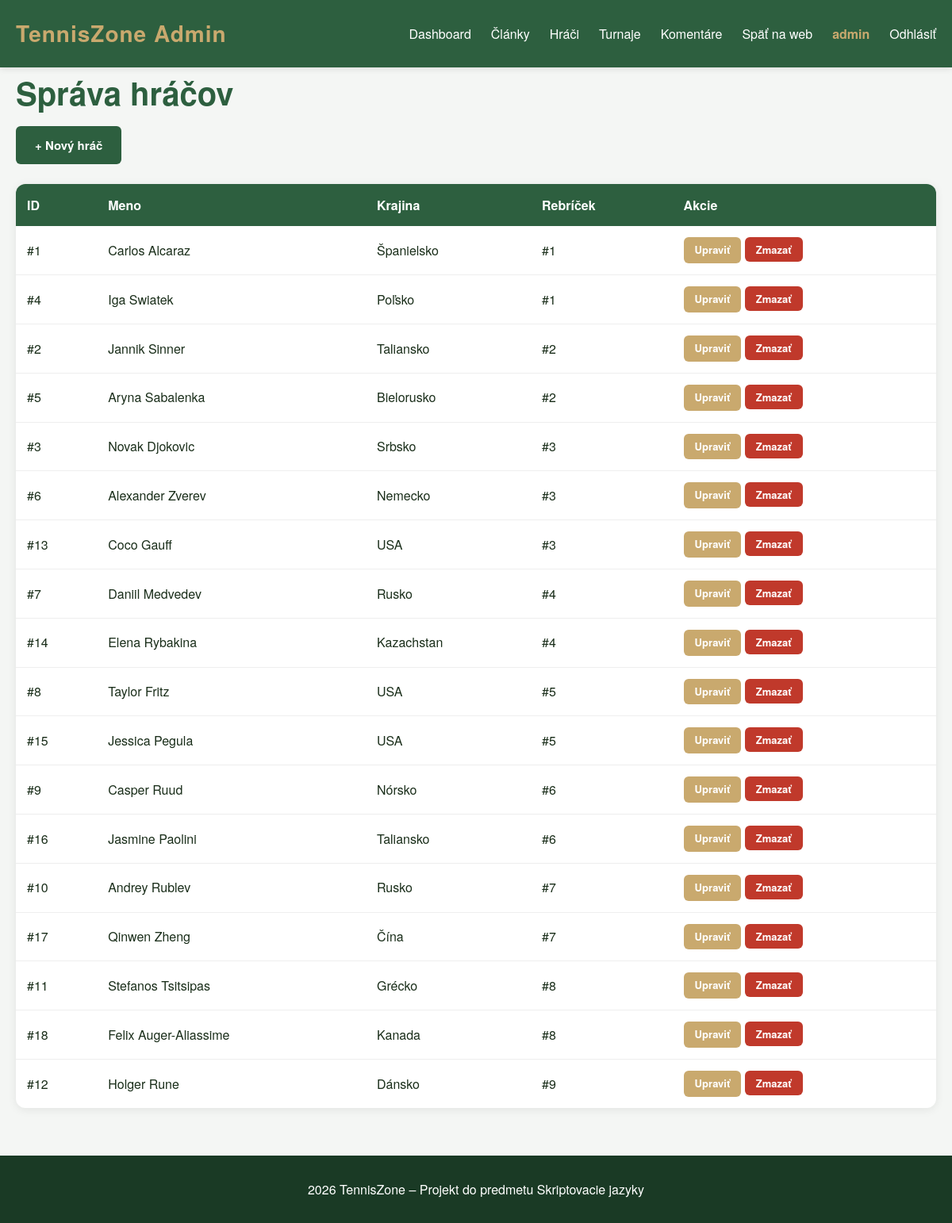
/public/templates/admin-players.php (signed in), run on the app's committed database.
### tables this page shows
CREATE TABLE IF NOT EXISTS players (
    id INT AUTO_INCREMENT PRIMARY KEY,
    name VARCHAR(100) NOT NULL,
    country VARCHAR(50),
    ranking INT,
    birth_date DATE,
    bio TEXT,
    image VARCHAR(255),
    career_high INT,
    titles INT,
    prize_money VARCHAR(15),
    matches_played INT,
    matches_won INT,
    created_at TIMESTAMP DEFAULT CURRENT_TIMESTAMP
);

### autoload.php (called while the page is built, shortened)
<?php
spl_autoload_register(function (string $class): void {
    $prefixes = [
        'App\\Core\\'   => __DIR__ . '/app/core/',
        'App\\Models\\' => __DIR__ . '/app/models/',
    ];
    foreach ($prefixes as $prefix => $baseDir) {
        $len = strlen($prefix);
        if (strncmp($class, $prefix, $len) !== 0) {
            continue;
        }
        $relative = substr($class, $len);
        $file = $baseDir . str_replace('\\', '/', $relative) . '.php';
        if (is_file($file)) {
            return;
        }
    }
});

### app/core/Database.php (called while the page is built, shortened)
<?php
class Database {
    private $host = 'localhost';
    private $dbname = 'tenniszone1';
    private $username = 'root';
    private $password = '';
    private \PDO $connection;
    public function __construct() {
        try {
            $dsn = "mysql:host={$this->host};dbname={$this->dbname};charset=utf8mb4";
            $this->connection = new \PDO($dsn, $this->username, $this->password);
            $this->connection->setAttribute(\PDO::ATTR_ERRMODE, \PDO::ERRMODE_EXCEPTION);
            $this->connection->setAttribute(\PDO::ATTR_DEFAULT_FETCH_MODE, \PDO::FETCH_OBJ);
        } catch (\PDOException $e) {
            echo "Chyba pripojenia: " . $e->getMessage();
        }
    }
    public function getConnection() {
        return $this->connection;
    }
}

### app/models/Player.php (called while the page is built, shortened)
<?php
class Player {
    private $db;
    public function __construct() {
        $database = new Database();
        $this->db = $database->getConnection();
    }
    public function all() {
        $sql = "SELECT * FROM players ORDER BY ranking ASC";
        $stmt = $this->db->query($sql);
        return $stmt->fetchAll();
    }
}

### public/templates/admin-players.php (the view, shortened to what this page needs)
<?php require_once __DIR__ . '/../../autoload.php';
?>
<?php include __DIR__ . '/partials/header-admin.php'; ?>
<?php
$player = new Player();
$players = $player->all();
?>
<div class="admin-toolbar">
    <h1>Správa hráčov</h1>
    <a href="player-create.php" class="btn btn-add">+ Nový hráč</a>
</div>
<table>
    <thead>
        <tr>
            <th>ID</th>
            <th>Meno</th>
            <th>Krajina</th>
            <th>Rebríček</th>
            <th>Akcie</th>
        </tr>
    </thead>
    <tbody>
        <?php foreach ($players as $p): ?>
            <tr>
                <td>#<?php echo $p->id; ?></td>
                <td><?php echo htmlspecialchars($p->name ?? ''); ?></td>
                <td><?php echo htmlspecialchars($p->country ?? ''); ?></td>
                <td><?php echo $p->ranking ? '#' . $p->ranking : '-'; ?></td>
                <td>
                    <a href="player-edit.php?id=<?php echo $p->id; ?>" class="btn btn-edit">Upraviť</a>
                    <form method="POST" style="display:inline;" onsubmit="return confirm('Naozaj zmazať hráča?')">
                        <button type="submit" class="btn btn-delete">Zmazať</button>
                    </form>
                </td>
            </tr>
        <?php endforeach; ?>
    </tbody>
</table>
<?php include __DIR__ . '/partials/footer.php'; ?>

### public/assets/css/style.css (style rules this page uses)
* { box-sizing: border-box; margin: 0; padding: 0; }
body { font-family: 'Helvetica Neue', Arial, sans-serif; background: #f4f6f4; color: #1a2e1a; line-height: 1.6; }
h1 { font-size: 2.5rem; color: #2d5f3f; margin-bottom: 10px; }
form { background: white; padding: 30px; border-radius: 12px; box-shadow: 0 2px 12px rgba(0,0,0,0.08); max-width: 500px; margin: 30px auto; }
button { background: #2d5f3f; color: white; border: none; padding: 12px 24px; border-radius: 6px; font-size: 15px; font-weight: 600; cursor: pointer; transition: background 0.2s; }
table { width: 100%; border-collapse: collapse; background: white; border-radius: 12px; overflow: hidden; box-shadow: 0 2px 12px rgba(0,0,0,0.08); margin: 25px 0; }
table th { background: #2d5f3f; color: white; padding: 14px; text-align: left; font-weight: 600; }
table td { padding: 14px; border-bottom: 1px solid #eee; }
table tr:last-child td { border-bottom: none; }
table form { background: none; padding: 0; box-shadow: none; margin: 0; display: inline; }
table form button { padding: 6px 12px; font-size: 13px; background: #c0392b; }
.btn { display: inline-block; padding: 10px 20px; border-radius: 6px; font-weight: 600; text-decoration: none; border: none; cursor: pointer; font-size: 14px; transition: all 0.2s; font-family: inherit; }
.btn-add { background: #2d5f3f; color: white; padding: 12px 24px; font-size: 15px; }
.btn-edit { background: #c9a96e; color: white; padding: 6px 14px; font-size: 13px; }
.btn-delete { background: #c0392b; color: white; padding: 6px 14px; font-size: 13px; }

### data on the page
players: id "1", name "Carlos Alcaraz", country "Španielsko", ranking "1"
players: id "4", name "Iga Swiatek", country "Poľsko", ranking "1"
players: id "2", name "Jannik Sinner", country "Taliansko", ranking "2"
players: id "5", name "Aryna Sabalenka", country "Bielorusko", ranking "2"
players: id "3", name "Novak Djokovic", country "Srbsko", ranking "3"
players: id "6", name "Alexander Zverev", country "Nemecko", ranking "3"
players: id "13", name "Coco Gauff", country "USA", ranking "3"
players: id "7", name "Daniil Medvedev", country "Rusko", ranking "4"
players: id "14", name "Elena Rybakina", country "Kazachstan", ranking "4"
players: id "8", name "Taylor Fritz", country "USA", ranking "5"
players: id "15", name "Jessica Pegula", country "USA", ranking "5"
players: id "9", name "Casper Ruud", country "Nórsko", ranking "6"
players: id "16", name "Jasmine Paolini", country "Taliansko", ranking "6"
players: id "10", name "Andrey Rublev", country "Rusko", ranking "7"
players: id "17", name "Qinwen Zheng", country "Čína", ranking "7"
players: id "11", name "Stefanos Tsitsipas", country "Grécko", ranking "8"
players: id "18", name "Felix Auger-Aliassime", country "Kanada", ranking "8"
players: id "12", name "Holger Rune", country "Dánsko", ranking "9"

### other printed values
$_SESSION['username'] "admin"
